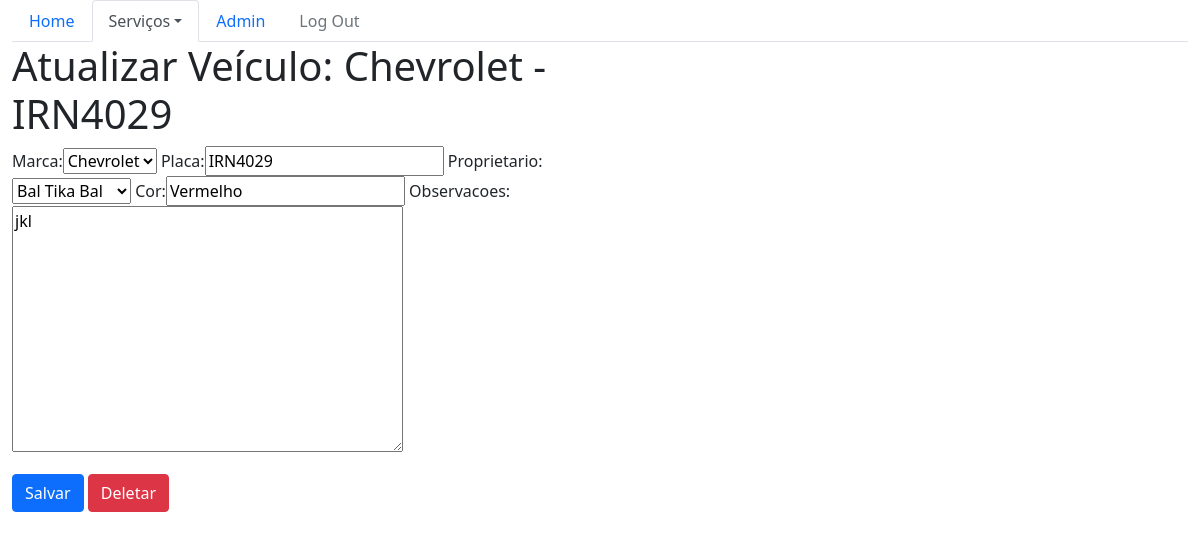
Screenshot of /core/veiculo-update/8 with the database file from the repository.
### core/models.py (models this page shows)
class Veiculo(models.Model):
    marca = models.ForeignKey(Marca, on_delete=models.CASCADE)
    placa = models.CharField(max_length=7)
    proprietario = models.ForeignKey(Pessoa, on_delete=models.CASCADE)
    cor = models.CharField(max_length=15)
    observacoes = models.TextField()
    def __str__(self):
        return self.marca.nome + ' - ' + self.placa

class Marca(models.Model):
    nome = models.CharField(max_length=50)
    def __str__(self):
        return self.nome

### core/views.py (the view)
# urls.py: path('veiculo-update/<int:id>', veiculo_update, name='core_veiculo_update'),
def veiculo_update(request, id):
    data = {}
    veiculo = Veiculo.objects.get(id=id)
    form = VeiculoForm(request.POST or None, instance=veiculo)
    data['title'] = 'Veículo'
    data['obj'] = veiculo
    data['form'] = form
    data['update_url'] = 'core_veiculo_update'
    data['delete_url'] = 'core_veiculo_delete'
    if request.method == 'POST':
        if form.is_valid():
            form.save()
            return redirect('core_lista_veiculos')
    else:
        return render(request, 'core/update.html', data)

### core/forms.py
class VeiculoForm(ModelForm):
    class Meta:
        model = Veiculo
        fields = '__all__'

### core/models.py (called while the page is built)
    def __str__(self):
        return self.nome

### core/templates/core/update.html (shortened to what this page needs)
{% extends 'base.html' %}
{% load bootstrap %}
{% block menu %}
    <ul class="nav nav-tabs">
        <li class="nav-item">
            <a class="nav-link" aria-current="page" href="{% url 'core_home' %}">Home</a>
        </li>
        <li class="nav-item dropdown">
            <a class="nav-link active dropdown-toggle" data-bs-toggle="dropdown" href="#" role="button"
                aria-expanded="false">Serviços</a>
        </li>
        <li class="nav-item">
            <a class="nav-link" href="/admin">Admin</a>
        </li>
        <li class="nav-item">
            <a class="nav-link disabled" href="#">Log Out</a>
        </li>
    </ul>
{% endblock %}
{% block main %}
    <div class="row">
        <div class="col-md-6">
            <h1>Atualizar {{ title }}: {{ obj }}</h1>
            <form action="{% url update_url obj.id %}" method="POST">
                {{ form|bootstrap }}
                <button type="submit" class="btn btn-primary">Salvar</button>
                <a href="{% url delete_url obj.id %}" class="btn btn-danger">Deletar</a>
            </form>
        </div>
    </div>
{% endblock %}

### rows the page displays
Veiculo: marca+placa "Chevrolet - IRN4029", marca "Chevrolet", placa "IRN4029", proprietario "Bal Tika Bal", cor "Vermelho", observacoes "jkl"

### other values shown
{{ title }} "Veículo"
